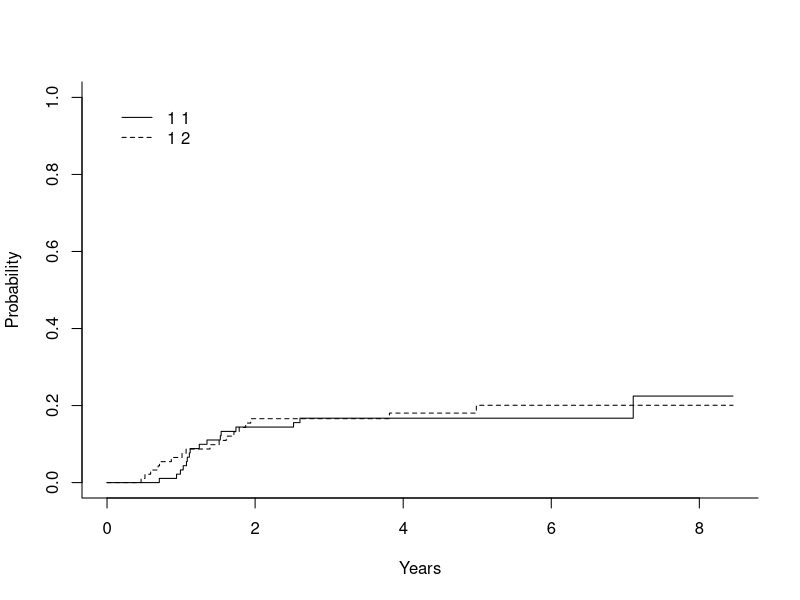
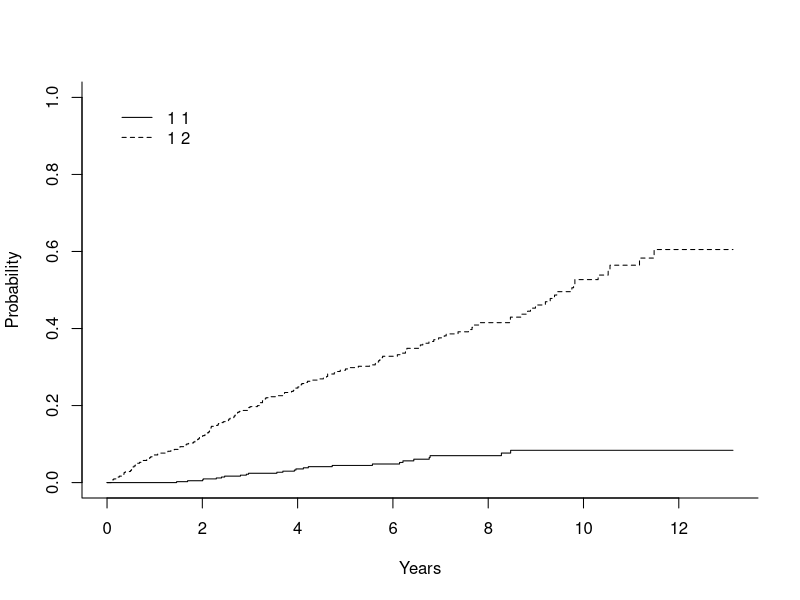
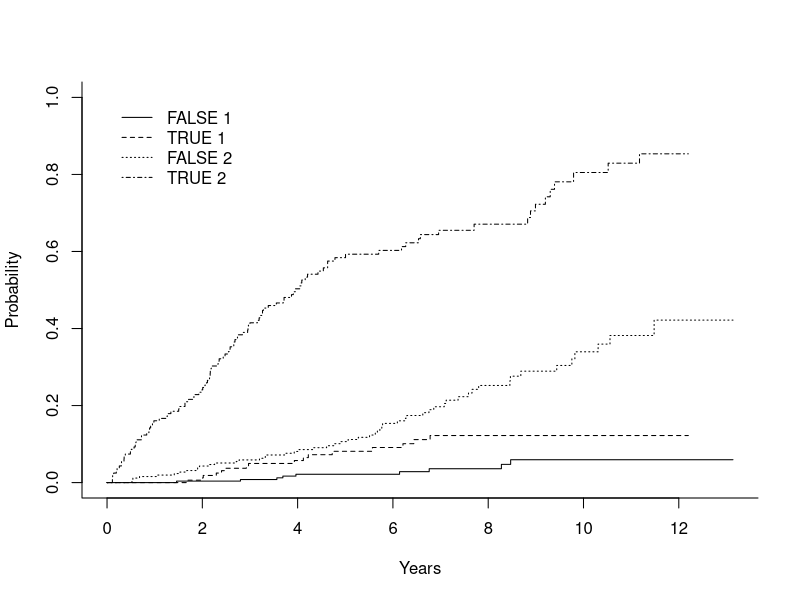

Recreate these plots in R, in order.
## ---- chunk 1
hypoxia <- read.csv("hypoxia.csv")
hypoxia<-subset(hypoxia, resp=="CR")
## ---- chunk 2
library(survival)
coxph(Surv(dftime,dfcens)~ifp+hp5+pelvicln+tumsize, data=hypoxia)
anova(coxph(Surv(dftime,dfcens)~ifp+hp5+pelvicln+tumsize, data=hypoxia))
coxph(Surv(dftime,failtype==1)~ifp+hp5+pelvicln+tumsize, data=hypoxia)
coxph(Surv(dftime,failtype==2)~ifp+hp5+pelvicln+tumsize, data=hypoxia)
## ---- chunk 3
library("cmprsk")
with(hypoxia, cuminc(dftime,failtype))
with(hypoxia, plot(cuminc(dftime,failtype)))
with(hypoxia, cuminc(dftime,failtype, ifp>20))
## ---- chunk 4
with(hypoxia,crr(dftime,failtype,cbind(ifp,hp5,tumsize)))
## ---- chunk 5
pbc<-read.csv("pbc.csv")
with(pbc, plot(cuminc(time/365,status)))
with(pbc, plot(cuminc(time/365,status, bili>2)))
with(pbc,crr(time/365,status,cbind(log(bili),protime,albumin),failcode=1))
with(pbc,crr(time/365,status,cbind(log(bili),protime,albumin),failcode=2))
